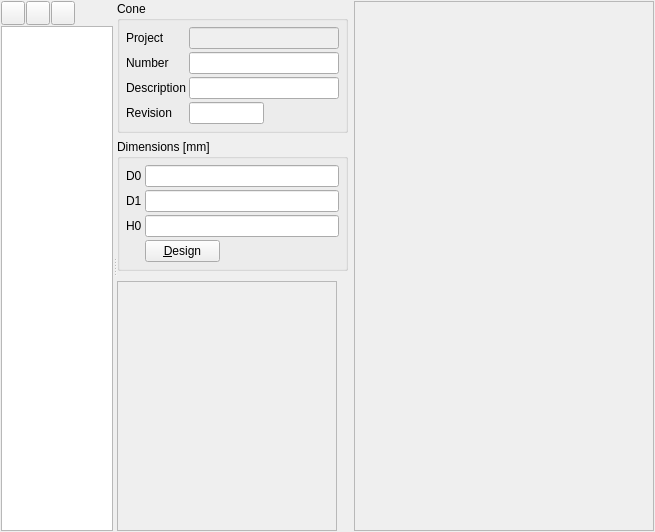
<?xml version="1.0" encoding="UTF-8"?>
<ui version="4.0">
 <class>PENG_ConeStrikeOutWidget</class>
 <widget class="QWidget" name="PENG_ConeStrikeOutWidget">
  <property name="geometry">
   <rect>
    <x>0</x>
    <y>0</y>
    <width>655</width>
    <height>532</height>
   </rect>
  </property>
  <property name="windowTitle">
   <string>Form</string>
  </property>
  <layout class="QGridLayout" name="gridLayout_3">
   <property name="leftMargin">
    <number>1</number>
   </property>
   <property name="topMargin">
    <number>1</number>
   </property>
   <property name="rightMargin">
    <number>1</number>
   </property>
   <property name="bottomMargin">
    <number>1</number>
   </property>
   <property name="spacing">
    <number>1</number>
   </property>
   <item row="0" column="0">
    <widget class="QSplitter" name="splitter">
     <property name="orientation">
      <enum>Qt::Horizontal</enum>
     </property>
     <widget class="QWidget" name="layoutWidget">
      <layout class="QVBoxLayout" name="verticalLayout">
       <property name="spacing">
        <number>1</number>
       </property>
       <item>
        <layout class="QHBoxLayout" name="horizontalLayout">
         <property name="spacing">
          <number>1</number>
         </property>
         <item>
          <widget class="QToolButton" name="pbAdd">
           <property name="minimumSize">
            <size>
             <width>24</width>
             <height>24</height>
            </size>
           </property>
           <property name="maximumSize">
            <size>
             <width>24</width>
             <height>24</height>
            </size>
           </property>
           <property name="text">
            <string/>
           </property>
           <property name="icon">
            <iconset resource="../../../db/src/gui/db.qrc">
             <normaloff>:/images/icons/add.png</normaloff>:/images/icons/add.png</iconset>
           </property>
          </widget>
         </item>
         <item>
          <widget class="QToolButton" name="pbDelete">
           <property name="minimumSize">
            <size>
             <width>24</width>
             <height>24</height>
            </size>
           </property>
           <property name="maximumSize">
            <size>
             <width>24</width>
             <height>24</height>
            </size>
           </property>
           <property name="text">
            <string/>
           </property>
           <property name="icon">
            <iconset resource="../../../db/src/gui/db.qrc">
             <normaloff>:/images/icons/delete.png</normaloff>:/images/icons/delete.png</iconset>
           </property>
          </widget>
         </item>
         <item>
          <widget class="QToolButton" name="pbSave">
           <property name="minimumSize">
            <size>
             <width>24</width>
             <height>24</height>
            </size>
           </property>
           <property name="maximumSize">
            <size>
             <width>24</width>
             <height>24</height>
            </size>
           </property>
           <property name="toolTip">
            <string>Save to database</string>
           </property>
           <property name="text">
            <string/>
           </property>
           <property name="icon">
            <iconset resource="../../../db/src/gui/db.qrc">
             <normaloff>:/images/icons/database_save.png</normaloff>:/images/icons/database_save.png</iconset>
           </property>
          </widget>
         </item>
         <item>
          <spacer name="horizontalSpacer">
           <property name="orientation">
            <enum>Qt::Horizontal</enum>
           </property>
           <property name="sizeHint" stdset="0">
            <size>
             <width>40</width>
             <height>20</height>
            </size>
           </property>
          </spacer>
         </item>
        </layout>
       </item>
       <item>
        <widget class="QTableView" name="tvCone"/>
       </item>
      </layout>
     </widget>
     <widget class="QWidget" name="layoutWidget_7">
      <layout class="QHBoxLayout" name="horizontalLayout_2">
       <item>
        <layout class="QVBoxLayout" name="verticalLayout_2">
         <item>
          <widget class="QGroupBox" name="groupBox">
           <property name="maximumSize">
            <size>
             <width>400</width>
             <height>16777215</height>
            </size>
           </property>
           <property name="title">
            <string>Cone</string>
           </property>
           <layout class="QGridLayout" name="gridLayout_2">
            <property name="leftMargin">
             <number>6</number>
            </property>
            <property name="topMargin">
             <number>6</number>
            </property>
            <property name="rightMargin">
             <number>6</number>
            </property>
            <property name="bottomMargin">
             <number>6</number>
            </property>
            <property name="spacing">
             <number>3</number>
            </property>
            <item row="1" column="0">
             <widget class="QLabel" name="label">
              <property name="text">
               <string>Number</string>
              </property>
             </widget>
            </item>
            <item row="1" column="1">
             <widget class="QLineEdit" name="leNumber">
              <property name="minimumSize">
               <size>
                <width>150</width>
                <height>0</height>
               </size>
              </property>
              <property name="maximumSize">
               <size>
                <width>150</width>
                <height>16777215</height>
               </size>
              </property>
             </widget>
            </item>
            <item row="2" column="0">
             <widget class="QLabel" name="label_2">
              <property name="text">
               <string>Description</string>
              </property>
             </widget>
            </item>
            <item row="2" column="1">
             <widget class="QLineEdit" name="leDescription"/>
            </item>
            <item row="0" column="0">
             <widget class="QLabel" name="label_4">
              <property name="text">
               <string>Project</string>
              </property>
             </widget>
            </item>
            <item row="0" column="1">
             <widget class="QLineEdit" name="leProject">
              <property name="enabled">
               <bool>false</bool>
              </property>
              <property name="minimumSize">
               <size>
                <width>150</width>
                <height>0</height>
               </size>
              </property>
              <property name="maximumSize">
               <size>
                <width>150</width>
                <height>16777215</height>
               </size>
              </property>
              <property name="readOnly">
               <bool>false</bool>
              </property>
             </widget>
            </item>
            <item row="3" column="0">
             <widget class="QLabel" name="label_5">
              <property name="text">
               <string>Revision</string>
              </property>
             </widget>
            </item>
            <item row="3" column="1">
             <widget class="QLineEdit" name="leRevision">
              <property name="minimumSize">
               <size>
                <width>75</width>
                <height>0</height>
               </size>
              </property>
              <property name="maximumSize">
               <size>
                <width>75</width>
                <height>16777215</height>
               </size>
              </property>
             </widget>
            </item>
           </layout>
          </widget>
         </item>
         <item>
          <widget class="QGroupBox" name="groupBox_2">
           <property name="sizePolicy">
            <sizepolicy hsizetype="Preferred" vsizetype="Minimum">
             <horstretch>0</horstretch>
             <verstretch>0</verstretch>
            </sizepolicy>
           </property>
           <property name="title">
            <string>Dimensions [mm]</string>
           </property>
           <layout class="QGridLayout" name="gridLayout">
            <property name="leftMargin">
             <number>6</number>
            </property>
            <property name="topMargin">
             <number>6</number>
            </property>
            <property name="rightMargin">
             <number>6</number>
            </property>
            <property name="bottomMargin">
             <number>6</number>
            </property>
            <property name="spacing">
             <number>3</number>
            </property>
            <item row="0" column="0">
             <widget class="QLabel" name="lblD0">
              <property name="text">
               <string>D0</string>
              </property>
             </widget>
            </item>
            <item row="0" column="1">
             <widget class="QLineEdit" name="leD0">
              <property name="minimumSize">
               <size>
                <width>75</width>
                <height>0</height>
               </size>
              </property>
              <property name="maximumSize">
               <size>
                <width>16777215</width>
                <height>16777215</height>
               </size>
              </property>
             </widget>
            </item>
            <item row="1" column="0">
             <widget class="QLabel" name="label_14">
              <property name="text">
               <string>D1</string>
              </property>
             </widget>
            </item>
            <item row="1" column="1">
             <widget class="QLineEdit" name="leD1">
              <property name="minimumSize">
               <size>
                <width>75</width>
                <height>0</height>
               </size>
              </property>
              <property name="maximumSize">
               <size>
                <width>16777215</width>
                <height>16777215</height>
               </size>
              </property>
             </widget>
            </item>
            <item row="2" column="0">
             <widget class="QLabel" name="label_15">
              <property name="text">
               <string>H0</string>
              </property>
             </widget>
            </item>
            <item row="2" column="1">
             <widget class="QLineEdit" name="leH0">
              <property name="minimumSize">
               <size>
                <width>75</width>
                <height>0</height>
               </size>
              </property>
              <property name="maximumSize">
               <size>
                <width>16777215</width>
                <height>16777215</height>
               </size>
              </property>
             </widget>
            </item>
            <item row="3" column="1">
             <widget class="QPushButton" name="pbDesign">
              <property name="minimumSize">
               <size>
                <width>75</width>
                <height>0</height>
               </size>
              </property>
              <property name="maximumSize">
               <size>
                <width>75</width>
                <height>16777215</height>
               </size>
              </property>
              <property name="text">
               <string>&amp;Design</string>
              </property>
             </widget>
            </item>
           </layout>
          </widget>
         </item>
         <item>
          <spacer name="verticalSpacer">
           <property name="orientation">
            <enum>Qt::Vertical</enum>
           </property>
           <property name="sizeHint" stdset="0">
            <size>
             <width>20</width>
             <height>40</height>
            </size>
           </property>
          </spacer>
         </item>
         <item>
          <widget class="QLabel" name="lblLegend">
           <property name="minimumSize">
            <size>
             <width>220</width>
             <height>250</height>
            </size>
           </property>
           <property name="maximumSize">
            <size>
             <width>220</width>
             <height>250</height>
            </size>
           </property>
           <property name="frameShape">
            <enum>QFrame::StyledPanel</enum>
           </property>
           <property name="frameShadow">
            <enum>QFrame::Plain</enum>
           </property>
           <property name="text">
            <string/>
           </property>
           <property name="pixmap">
            <pixmap resource="peng.qrc">:/images/cone_legend.svg</pixmap>
           </property>
           <property name="scaledContents">
            <bool>true</bool>
           </property>
           <property name="margin">
            <number>10</number>
           </property>
          </widget>
         </item>
        </layout>
       </item>
       <item>
        <widget class="QFrame" name="frame">
         <property name="sizePolicy">
          <sizepolicy hsizetype="Expanding" vsizetype="Expanding">
           <horstretch>2</horstretch>
           <verstretch>0</verstretch>
          </sizepolicy>
         </property>
         <property name="minimumSize">
          <size>
           <width>300</width>
           <height>100</height>
          </size>
         </property>
         <property name="frameShape">
          <enum>QFrame::StyledPanel</enum>
         </property>
         <property name="frameShadow">
          <enum>QFrame::Raised</enum>
         </property>
        </widget>
       </item>
      </layout>
     </widget>
    </widget>
   </item>
  </layout>
 </widget>
 <tabstops>
  <tabstop>tvCone</tabstop>
  <tabstop>pbAdd</tabstop>
  <tabstop>pbDelete</tabstop>
  <tabstop>pbSave</tabstop>
  <tabstop>leProject</tabstop>
  <tabstop>leNumber</tabstop>
  <tabstop>leDescription</tabstop>
  <tabstop>leRevision</tabstop>
  <tabstop>leD0</tabstop>
  <tabstop>leD1</tabstop>
  <tabstop>leH0</tabstop>
  <tabstop>pbDesign</tabstop>
 </tabstops>
 <resources>
  <include location="../../../db/src/gui/db.qrc"/>
  <include location="peng.qrc"/>
 </resources>
 <connections/>
</ui>
